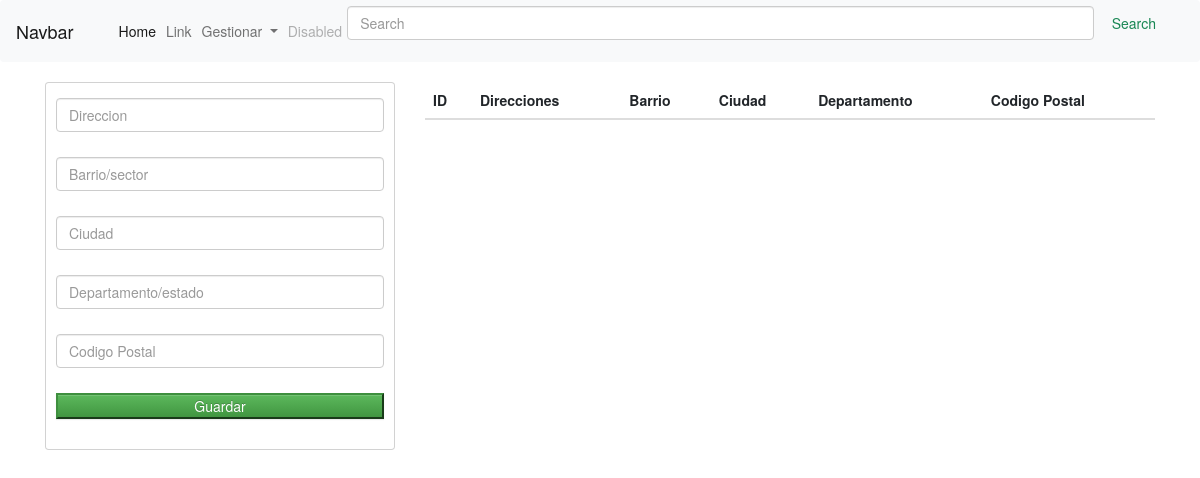
Page /gestionarDirecc/ on the earlier database version.
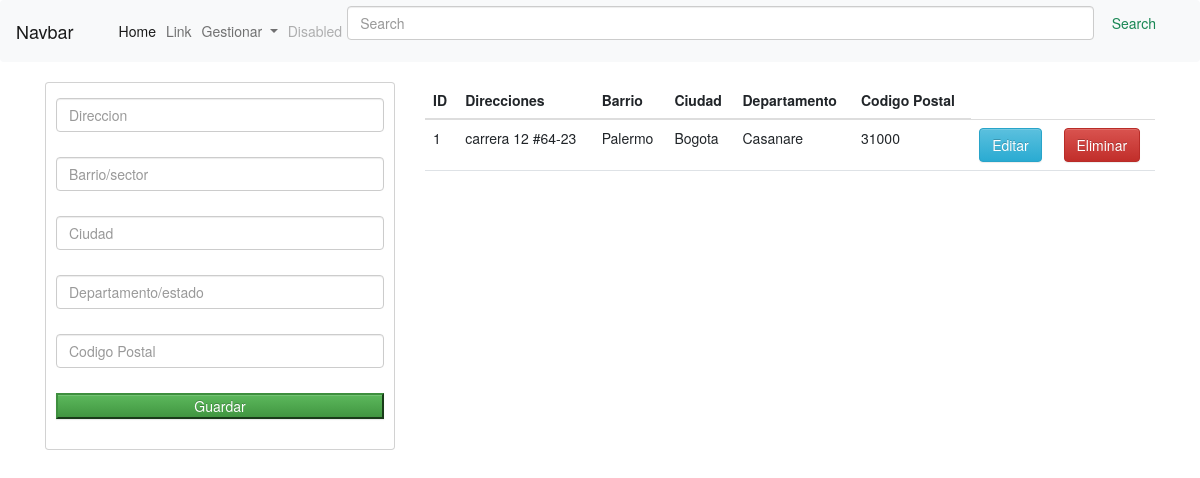
Same page on the later database version.
### app1/models.py (models this page shows, shortened)
class Direccion(models.Model):
    codigo_d=models.BigAutoField(primary_key=True)
    direccion=models.CharField(max_length=100)
    barrio_sector=models.CharField(max_length=75)
    ciudad=models.CharField(max_length=50)
    departamento_provincia=models.CharField(max_length=100)
    codigo_postal=models.IntegerField()

### app1/views.py (the view)
# urls.py: path('gestionarDirecc/', GestionarDireccion.gestionarDireciones, name='gt_direcciones'),
    def gestionarDireciones(request):
        listadoDirecciones=Direccion.objects.all()
        return render(request, "registrar_direccion.html", {"direcciones":listadoDirecciones})

### templates/registrar/registrar_direccion.html (shortened to what this page needs)
{% extends './index.html' %}
{%  block content %}
{% load static%}
<html>
    <head>
        <link href="https://cdn.jsdelivr.net/npm/select2@4.1.0-rc.0/dist/css/select2.min.css" rel="stylesheet" />
    </head>
    <body>
        <div class="row">
        <div class="col-sm-12 col-md-6 col-lg-4 col-xl-4">
            <div class="card">
                <div class="card-body ">
                    <form action="/registrarDirecc/" method="POST">{% csrf_token %}
                        <div class="form-group py-2">
                            <input type="text" id="txtdireccion" name="txtdirecciont" class="form-control" placeholder="Direccion" required>
                        </div>
                        <div class="form-group py-2">
                            <input type="text" id="txtbarrio" name="txtbarrio" class="form-control" placeholder="Barrio/sector" required>
                        </div>
                        <div class="form-group py-2">
                            <input type="text" id="txtciudad" name="txtciudad" class="form-control" placeholder="Ciudad" required>
                        </div>
                        <div class="form-group py-2">
                            <input type="text" id="txtdepartamento" name="txtdepartamento" class="form-control" placeholder="Departamento/estado" required>
                        </div>
                        <div class="form-group py-2">
                            <input type="text" id="txtpostal" name="txtpostal" class="form-control" placeholder="Codigo Postal" required>
                        </div>
                        <div class="form-group py-2">
                            <button type="submit" class="btn-success btn-block text-while">Guardar</button>
                        </div>
                    </form>
                </div>
            </div>
        </div>
        <div class="col-sm-12 col-md-6 col-lg-8 col-xl-8">
            <div class="table-responsive">
                <table class="table table-stiped">
                    <thead>
                    <tr>
                        <th scope="col">ID</th>
                        <th scope="col">Direcciones</th>
                        <th scope="col">Barrio</th>
                        <th scope="col">Ciudad</th>
                        <th scope="col">Departamento</th>
                        <th scope="col">Codigo Postal</th>
                    </tr>
                    </thead>
                    <tbody>
                    {% if direcciones %}
                    {% for direccionD in direcciones %}
                    <tr>
                        <td scope="row">{{direccionD.codigo_d}}</td>
                        <td>{{direccionD.direccion}}</td>
                        <td>{{direccionD.barrio_sector}}</td>
                        <td>{{direccionD.ciudad}}</td>
                        <td>{{direccionD.departamento_provincia}}</td>
                        <td>{{direccionD.codigo_postal}}</td>
                        <td><a  href="/edicionDireciones/{{direccionD.id}}" id="edit-dirc" class="btn btn-info"> Editar</a> </td>
                        <td><a id="Elimi-direcion" onclick="fnDel('Elimi-direcion','/eliminacionDireciones/')" class="btn btn-danger btnEliminacion"> Eliminar</a> </td>
                    </tr>
                    {% endfor %}
                    {% endif %}
                    </tbody>
                </table>
        </div>
        </div>
    </body>
</html>
{% endblock %}

### templates/index.html (shortened to what this page needs)
{% load static%}
<!doctype html>
<html lang="en">
  <head>
    <link href="https://cdn.jsdelivr.net/npm/bootstrap@5.2.3/dist/css/bootstrap.min.css" rel="stylesheet">
    <link href="https://maxcdn.bootstrapcdn.com/bootstrap/3.2.0/css/bootstrap.min.css" rel="stylesheet">
    <link href="https://maxcdn.bootstrapcdn.com/bootstrap/3.2.0/css/bootstrap-theme.min.css" rel="stylesheet">
    <link href="https://cdnjs.cloudflare.com/ajax/libs/jquery.bootstrapvalidator/0.5.0/css/bootstrapValidator.min.css" rel="stylesheet">
    <link rel="stylesheet" type="text/css" href="{% static 'css/estilos.css' %}">
  </head>
  <body>
    <nav class="navbar navbar-expand-lg bg-light">
      <div class="container-fluid">
        <a class="navbar-brand" href="#">Navbar</a>
        <div class="collapse navbar-collapse" id="navbarSupportedContent">
          <ul class="navbar-nav me-auto mb-2 mb-lg-0">
            <li class="nav-item">
              <a class="nav-link active" aria-current="page" href="{% url 'Home' %}">Home</a>
            </li>
            <li class="nav-item">
              <a class="nav-link" href="#">Link</a>
            </li>
            <li class="nav-item dropdown">
              <a class="nav-link dropdown-toggle" href="#" role="button" data-bs-toggle="dropdown" aria-expanded="false">
                Gestionar
              </a>
            </li>
            <li class="nav-item">
              <a class="nav-link disabled">Disabled</a>
            </li>
          </ul>
          <form class="d-flex" role="search">
            <input class="form-control me-2" type="search" placeholder="Search" aria-label="Search">
            <button class="btn btn-outline-success" type="submit">Search</button>
          </form>
        </div>
      </div>
    </nav>
      <div class="container">
        {% block content %}
        {% endblock %}
      </div>
  </body>
</html>

Differences in the rows shown:
added Direccion: codigo_d "1", direccion "carrera 12 #64-23", barrio_sector "Palermo", ciudad "Bogota", departamento_provincia "Casanare", codigo_postal "31000"
